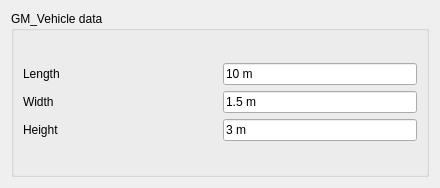
<?xml version="1.0" encoding="UTF-8"?>
<ui version="4.0">
 <class>CreateGM_VehicleTaskPanel</class>
 <widget class="QWidget" name="CreateGM_VehicleTaskPanel">
  <property name="geometry">
   <rect>
    <x>0</x>
    <y>0</y>
    <width>440</width>
    <height>188</height>
   </rect>
  </property>
  <property name="sizePolicy">
   <sizepolicy hsizetype="Preferred" vsizetype="Expanding">
    <horstretch>0</horstretch>
    <verstretch>0</verstretch>
   </sizepolicy>
  </property>
  <property name="minimumSize">
   <size>
    <width>250</width>
    <height>0</height>
   </size>
  </property>
  <property name="windowTitle">
   <string>Create GM_Vehicle</string>
  </property>
  <layout class="QGridLayout" name="gridLayout_3">
   <item row="0" column="0">
    <widget class="QGroupBox" name="GM_VehicleDataBox">
     <property name="toolTip">
      <string>GM_Vehicle principal dimensions, i.e. the Length, Width, Height, Wheel Track, Wheel Base</string>
     </property>
     <property name="title">
      <string>GM_Vehicle data</string>
     </property>
     <layout class="QGridLayout" name="gridLayout_2">
      <item row="0" column="0">
       <layout class="QGridLayout" name="grid_data">
        <item row="0" column="0">
         <widget class="QLabel" name="lengthLabel">
          <property name="text">
           <string>Length</string>
          </property>
         </widget>
        </item>
        <item row="0" column="1">
         <widget class="Gui::InputField" name="length">
          <property name="sizePolicy">
           <sizepolicy hsizetype="Preferred" vsizetype="Fixed">
            <horstretch>0</horstretch>
            <verstretch>0</verstretch>
           </sizepolicy>
          </property>
          <property name="text">
           <string>10 m</string>
          </property>
          <property name="unit" stdset="0">
           <string notr="true">m</string>
          </property>
          <property name="quantity" stdset="0">
           <double>1000.000000000000000</double>
          </property>
         </widget>
        </item>
        <item row="2" column="1">
         <widget class="Gui::InputField" name="width">
          <property name="sizePolicy">
           <sizepolicy hsizetype="Preferred" vsizetype="Fixed">
            <horstretch>0</horstretch>
            <verstretch>0</verstretch>
           </sizepolicy>
          </property>
          <property name="text">
           <string>3 m</string>
          </property>
          <property name="unit" stdset="0">
           <string notr="true">m</string>
          </property>
          <property name="quantity" stdset="0">
           <double>1000.000000000000000</double>
          </property>
         </widget>
        </item>
        <item row="1" column="0">
         <widget class="QLabel" name="widthLabel">
          <property name="text">
           <string>Width</string>
          </property>
         </widget>
        </item>
        <item row="2" column="0">
         <widget class="QLabel" name="heightLabel">
          <property name="text">
           <string>Height</string>
          </property>
         </widget>
        </item>
        <item row="1" column="1">
         <widget class="Gui::InputField" name="height">
          <property name="sizePolicy">
           <sizepolicy hsizetype="Preferred" vsizetype="Fixed">
            <horstretch>0</horstretch>
            <verstretch>0</verstretch>
           </sizepolicy>
          </property>
          <property name="text">
           <string>1.5 m</string>
          </property>
          <property name="unit" stdset="0">
           <string notr="true">m</string>
          </property>
          <property name="quantity" stdset="0">
           <double>1000.000000000000000</double>
          </property>
         </widget>
        </item>
       </layout>
      </item>
     </layout>
    </widget>
   </item>
  </layout>
 </widget>
 <customwidgets>
  <customwidget>
   <class>Gui::InputField</class>
   <extends>QLineEdit</extends>
   <header>Gui/InputField.h</header>
  </customwidget>
 </customwidgets>
 <tabstops>
  <tabstop>length</tabstop>
  <tabstop>width</tabstop>
  <tabstop>height</tabstop>
 </tabstops>
 <resources/>
 <connections/>
</ui>
